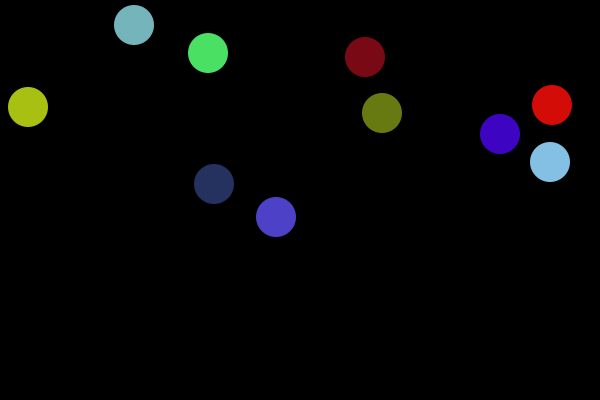
Frame 1 (no input)
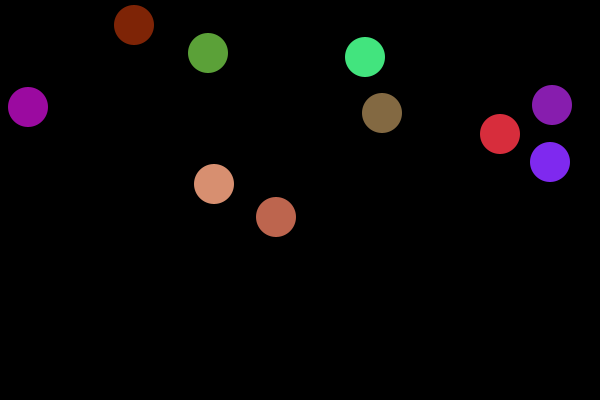
Frame 60 (the mouse pressed at the canvas centre just before this capture)
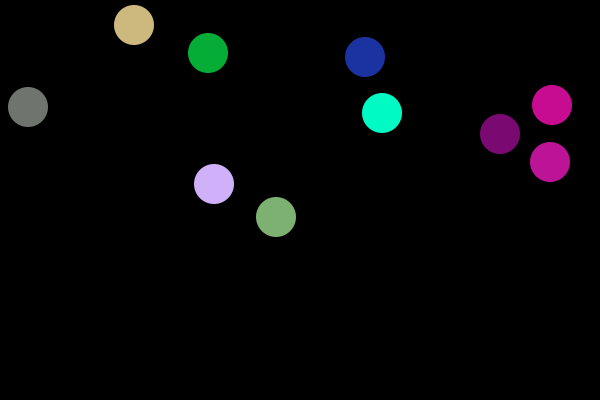
Frame 120 (the mouse held since frame 60 and released just before this capture)

The Processing sketch that drew these frames (run headless with seeded random() and noise(); from frame 60 on, the mouse is pressed at the canvas centre):

// Processing sketch: w16_object
// ── w16_object.pde
Ball[] balls;
int score;

void setup() {
  size(600, 400);
  background(0);
  score = 0;
  balls = new Ball[10];
  setupBalls();
}//setup

void setupBalls() {
 for (int i=0; i<balls.length; i++) {
    balls[i] = new Ball();
  }//loop through array, creating new Ball objects
}//setupBalls

void draw() {
  background(0);
  for(int i=0;i<balls.length;i++) {
  balls[i].display();
  balls[i].move();
  }
}//draw

void keyPressed() {
    for(int i=0;i<balls.length;i++) {
  if (key == ' ') {
    balls[i].reset();
  }//reset
  if(key=='r') {
  balls[i].changeSpeed(int(random(50)),int(random(50)));
  }//
  else if (key == CODED) {
    if (keyCode == UP) {
      balls[i].changeSpeed(0, -1);
    }//up
    else if (keyCode == DOWN) {
      balls[i].changeSpeed(0, 1);
    }//down
    else if (keyCode == LEFT) {
      balls[i].changeSpeed(-1, 0);
    }//left
    else if (keyCode == RIGHT) {
      balls[i].changeSpeed(1, 0);
    }//right
  }//non ASCII keys
    }
}

void mousePressed() {
  for(int i=0;i<balls.length;i++) {
  if ( balls[i].onBall(mouseX, mouseY) ) {
    score+= balls[10].getScoreValue();
    balls[10].reset();
    println(score);
  }//hit
  }
}//mousePressed

// ── Ball.pde
class Ball {

  int cx, cy;
  int xvelocity, yvelocity;
  int radius;

  //constructor
  Ball() {
    radius = 20;
    reset();
  }//default constructor

  void reset() {
    xvelocity = 0;
    yvelocity = 0;
    cx = int(random(radius, width-radius));
    cy = int(random(radius, height-radius));
  }//resetBall

  void display() {
    fill(random(255),random(255),random(255));
    noStroke();
    circle(cx, cy, radius * 2);
  }//display

  void move() {
    if (cx <= radius || cx >= (width - 1 - radius)) {
      xvelocity*= -1;
    }//x bounce
    if (cy <= radius || cy >= (height - 1 - radius)) {
      yvelocity*= -1;
    }//x bounce
    cx+= xvelocity;
    cy+= yvelocity;
  }//moveBall
  
  void changeSpeed(int x, int y) {
    xvelocity+= x;
    yvelocity+= y;
  }//changeSpeed

  boolean onBall(int x, int y) {
    float d = dist(x, y, cx, cy);
    return d <= radius;
  }//onBall
  
  int getScoreValue() {
    int score = abs(xvelocity) + abs(yvelocity); 
    return score;
  }//getScoreValue
  
}//Ball
